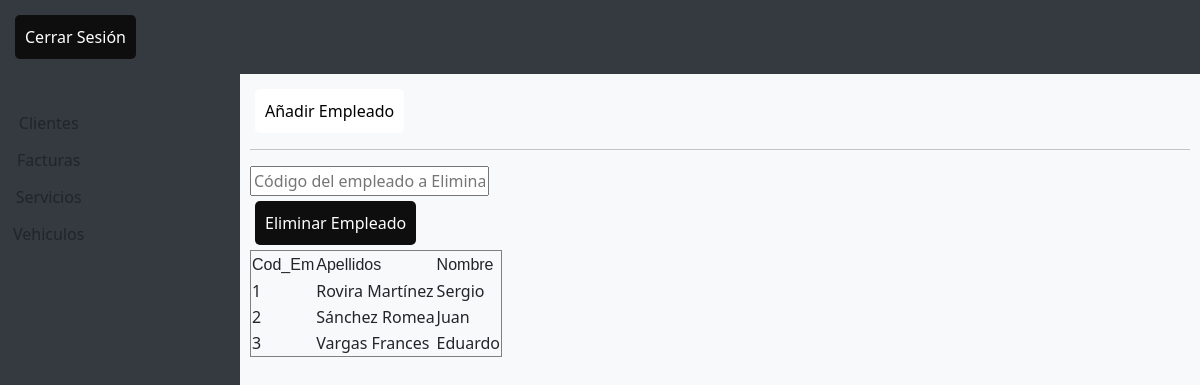
The page /paginasweb/empleados.php on the database as committed earlier.
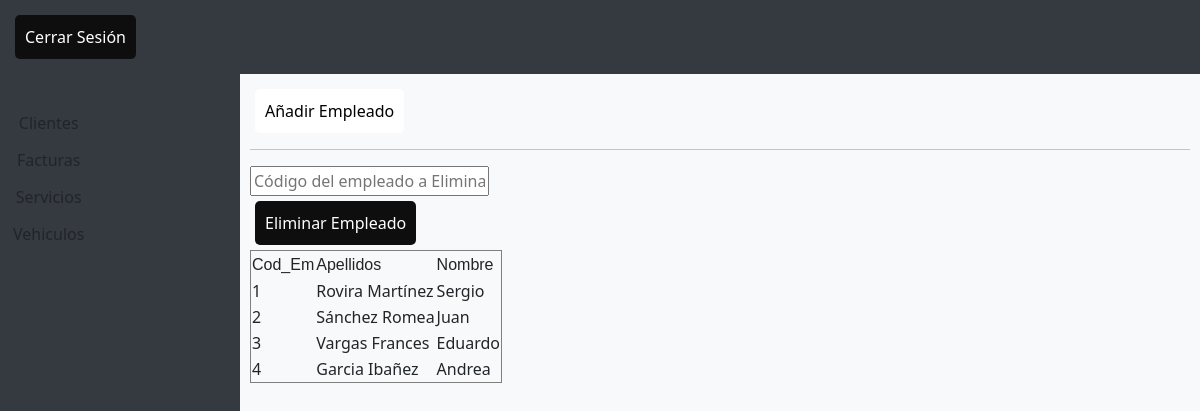
The same page on the database as committed later.
### tables this page shows
CREATE TABLE `empleado` (
  `Cod_Em` int NOT NULL,
  `Apellidos` varchar(255) DEFAULT NULL,
  `Nombre` varchar(255) DEFAULT NULL
);

### paginasweb/empleados.php (the view, shortened to what this page needs)
<!DOCTYPE html>
<html lang="es">
<head>
  <link href="../framework/bootstrap.min.css" rel="stylesheet">
  <link rel="stylesheet" href="../framework/all.min.css">
  <link rel="stylesheet" href="../css/cliente.css">
</head>
<body>
  <header class="menuheader">
    <form method="post" action="<?php echo $_SERVER['PHP_SELF']; ?>" style="display: inline;">
      <button type="submit" class="button-primary">Cerrar Sesión</button>
    </form>
  </header>
  <div class="lateral">
    <div class="btn-group-vertical">
      <a href="clientes.php" class="btn btn-drak btn-block" role="button">Clientes</a>
      <a href="facturas.php" class="btn btn-drak btn-block" role="button">Facturas</a>
      <a href="servicios.php" class="btn btn-drak btn-block" role="button">Servicios</a>
      <a href="vehiculos.php" class="btn btn-drak btn-block" role="button">Vehiculos</a>
    </div>
  </div>
  <section class="content">
    <div class="rectangulo">
      <a href="#" class="button-secondary" id="btnAddEmpleado">Añadir Empleado</a>
    </div>
    <div class="destaque-prod">
      <?php
      $username = "root";
      $password = "ASf1*7JOSEM";
      $database = "taller_augusta";
      $mysqli = new mysqli("localhost", $username, $password, $database);
      $query = "SELECT * FROM empleado";
      echo '<table border="1" cellspacing="1" cellpadding="1" style="max-width: 500px;">
            <tr>
                <td> <font face="Arial">Cod_Em</font> </td>
                <td> <font face="Arial">Apellidos</font> </td>
                <td> <font face="Arial">Nombre</font> </td>
            </tr>';
      if ($result = $mysqli->query($query)) {
          while ($row = $result->fetch_assoc()) {
              $field1name = $row["Cod_Em"];
              $field2name = $row["Apellidos"];
              $field3name = $row["Nombre"];
              echo '<tr>
                        <td>'.$field1name.'</td>
                        <td>'.$field2name.'</td>
                        <td>'.$field3name.'</td>
                    </tr>';
          }
      }
      ?>
      <hr>
      <form method="post" action="<?php echo $_SERVER['PHP_SELF']; ?>">
        <input type="text" name="codEm_eliminar" placeholder="Código del empleado a Eliminar" required>
        <button type="submit" class="button-primary">Eliminar Empleado</button>
      </form>
    </div>
  </section>
</body>
</html>

Rows that differ between the two databases and show on the page:
added empleado: Cod_Em "4", Apellidos "Garcia Ibañez", Nombre "Andrea"
